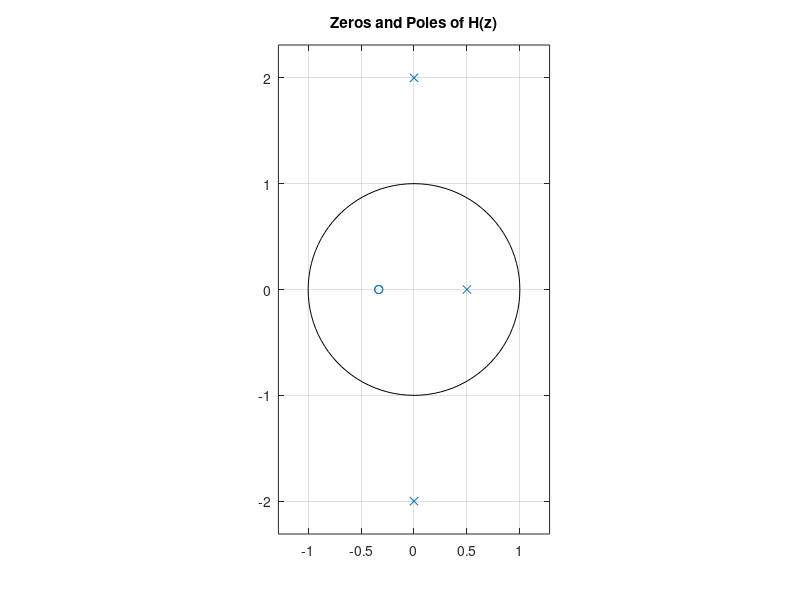

Source code (MATLAB):
clc
clear
close all

num = [1 2/3 1/9];
denum = [1 -1/2 4 -2];
[z, p, k] = tf2zp(num,denum);
zplane(z,p);
title('Zeros and Poles of H(z)');
z
p